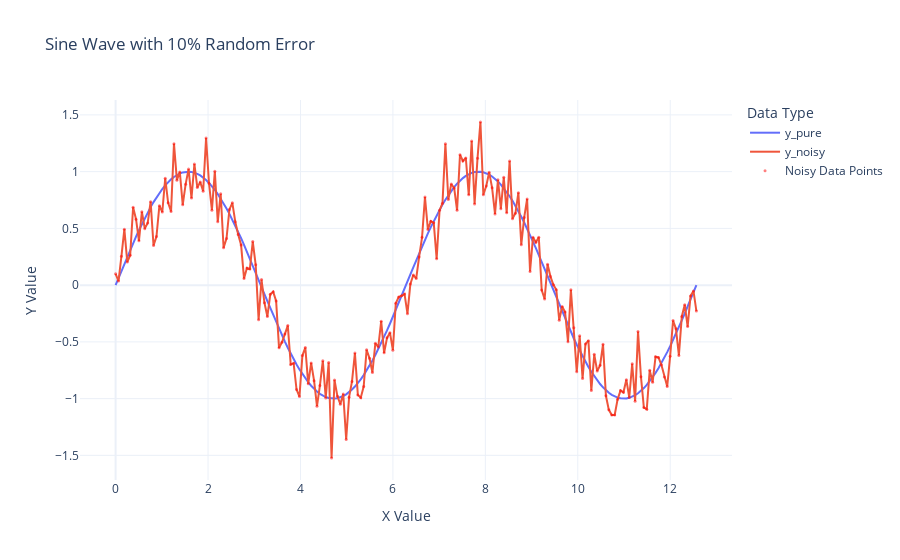

Write notebook code for a chart like this one.
### Markdown cell above
## 4. Interactive Visualization with Plotly

Plotly provides interactive visualizations that allow us to zoom, pan, and hover over data points.

### Code cell
# Create a long-format DataFrame for Plotly
df_long = pd.melt(df, id_vars=['x'], value_vars=['y_pure', 'y_noisy'], 
                  var_name='type', value_name='y')

# Create an interactive plot with Plotly Express
fig = px.line(df_long, x='x', y='y', color='type', 
              title='Sine Wave with 10% Random Error',
              labels={'x': 'X Value', 'y': 'Y Value', 'type': 'Type'},
              line_shape='linear')

# Add markers for the noisy data points
fig.add_scatter(x=df['x'], y=df['y_noisy'], mode='markers', 
                marker=dict(size=3, color='red', opacity=0.5), 
                name='Noisy Data Points', showlegend=True)

# Update layout
fig.update_layout(
    xaxis_title='X Value',
    yaxis_title='Y Value',
    legend_title='Data Type',
    template='plotly_white'
)

fig.show()

### Figure 1 — Plotly figure (JSON) as saved in the notebook; plotly's stock layout.template omitted (floating-point values rounded to 4 significant figures; data arrays with more than 128 entries replaced by an {"elided": "..."} marker saying what was removed)
{"data": [{"hovertemplate": "Type=y_pure<br>X Value=%{x}<br>Y Value=%{y}<extra></extra>", "legendgroup": "y_pure", "line": {"color": "#636efa", "dash": "solid", "shape": "linear"}, "marker": {"symbol": "circle"}, "mode": "lines", "name": "y_pure", "orientation": "v", "showlegend": true, "type": "scatter", "x": {"elided": "200 float values"}, "xaxis": "x", "y": {"elided": "200 float values"}, "yaxis": "y"}, {"hovertemplate": "Type=y_noisy<br>X Value=%{x}<br>Y Value=%{y}<extra></extra>", "legendgroup": "y_noisy", "line": {"color": "#EF553B", "dash": "solid", "shape": "linear"}, "marker": {"symbol": "circle"}, "mode": "lines", "name": "y_noisy", "orientation": "v", "showlegend": true, "type": "scatter", "x": {"elided": "200 float values"}, "xaxis": "x", "y": {"elided": "200 float values"}, "yaxis": "y"}, {"marker": {"color": "red", "opacity": 0.5, "size": 3}, "mode": "markers", "name": "Noisy Data Points", "showlegend": true, "type": "scatter", "x": {"elided": "200 float values"}, "y": {"elided": "200 float values"}}], "layout": {"legend": {"title": {"text": "Data Type"}, "tracegroupgap": 0}, "title": {"text": "Sine Wave with 10% Random Error"}, "xaxis": {"anchor": "y", "domain": [0, 1], "title": {"text": "X Value"}}, "yaxis": {"anchor": "x", "domain": [0, 1], "title": {"text": "Y Value"}}}}
